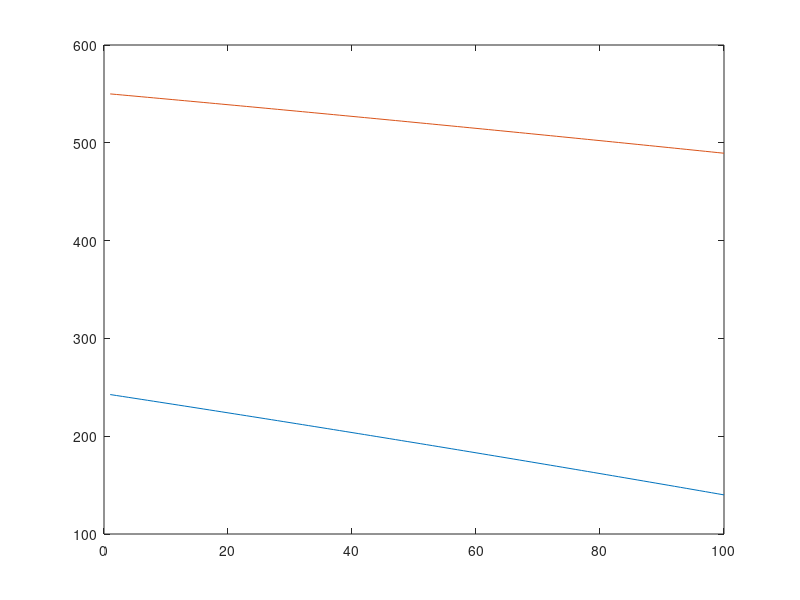

The MATLAB source for this figure:
clear, clc

%Measurements and temperature, sealer vessel
sealer_barrel = 0.249/2; 
sealer_outer = 0.5;                                                 %change
sealer_thick = 0.04; 
sealer_inner = sealer_outer - sealer_thick;
sealer_area = pi*(sealer_inner^2-sealer_barrel^2);
sealer_temp = 550;
sealer_temp_min = 325;
flow_pb = 50;                                                       %change

%Measurements and temperature, tube
L=1.7;                                                                %change
tube_inner = 0.01;                                                  %change
tube_thick = 0.001;                                                 %change
tube_outer = tube_inner+tube_thick;
tube_area = pi*tube_inner^2;
tube_inlet_temp = 140;
tube_max = 520;
kt = 20; %Heat conduction coefficient 
Nmax=sealer_outer*pi/tube_outer;
N=0.5*Nmax;                                                              %change

%Liquid parameters
density_pb = 11342; %Förenkling (temp- och tryckberoende)
density_lbe = 10440; %Förenkling (temp- och tryckberoende)
c_pb=128;
c_lbe=146.5; 
k = 35; %Thermal conductivity
velocity_pb = flow_pb/(density_pb*sealer_area);
flow_lbe = c_pb*flow_pb*(sealer_temp-sealer_temp_min)/(c_lbe*(tube_max-tube_inlet_temp));
velocity_lbe = flow_lbe/(density_lbe*N*tube_area);

%Heat transfer coefficients
alfa_pb = k/(density_pb*c_pb);
Pe_pb = tube_inner*2*velocity_pb/alfa_pb;
%Nu = 4.003 + 0.228*Pe^0.67;
Nu_pb = 6 + 0.006*Pe_pb;
h_pb = k*Nu_pb/(tube_inner*2); 

alfa_lbe = k/(density_lbe*c_lbe);
Pe_lbe = tube_inner*2*velocity_lbe/alfa_lbe;
%Nu = 4.003 + 0.228*Pe^0.67;
Nu_lbe = 6 + 0.006*Pe_lbe;
h_lbe = k*Nu_lbe/(tube_inner*2); 

%Overall heat transfer coefficient
thickness=sealer_thick+tube_thick;
U=1/(1/h_pb+1/h_lbe+thickness/kt);
%rin=sealer_inner;
%rout=sealer_outer+tube_thick; %Förenkling
%Reff = 1/(2*pi*rin*h) + log(rout/rin)/(2*pi*kt) + 1/(2*pi*rout*h); %Förenkling

count=100;
n=100;
dL=L/n;
T_lbe=linspace(tube_max,tube_inlet_temp, n);
T_pb=linspace(sealer_temp,sealer_temp_min, n);
dq = zeros(1, 100);

for ii=0:count
    for l=1:n-1
        MTD=T_pb(l)-T_lbe(l);
        dq(l)=N*MTD*U*2*tube_outer*dL;
        T_pb(l+1)=T_pb(l)-dq(l)/(flow_pb*c_pb);
    end
    for l=n:-1:2
        MTD=T_pb(round(l))-T_lbe(round(l));
        dq(l)=N*MTD*U*2*tube_outer*dL;
        T_lbe(l-1)=T_lbe(l)+dq(l)/(flow_lbe*c_lbe);
    end
end

plot(1:n, T_lbe)
hold on 
plot(1:n, T_pb)

Q0 = sum(dq)-dq(1)-dq(end)
Q1 = c_pb*flow_pb*(T_pb(1)-T_pb(end))
Q2 = c_lbe*flow_lbe*(T_lbe(1)-T_lbe(end))

rho_hot = 10981.7-1.1369*(520+273);
rho_cold = 10981.7-1.1369*(T_lbe(end)+273);
P = 10*20*(rho_cold-rho_hot)

